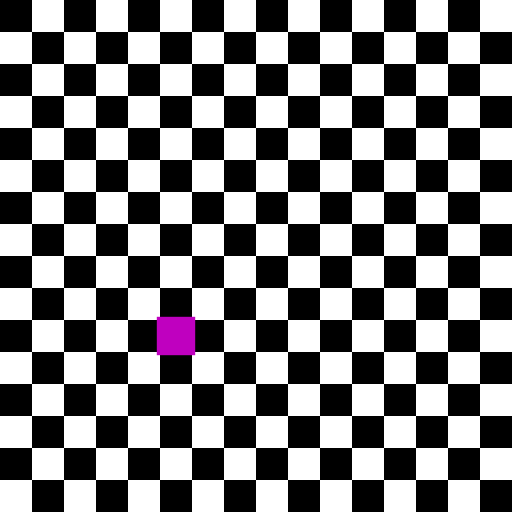
Frame 1 (no input)
Frame 60 (the mouse pressed at the canvas centre just before this capture): identical to frame 1, image omitted
Frame 120 (the mouse held since frame 60 and released just before this capture): identical to frame 1, image omitted

The Processing sketch that drew this single still picture (run headless with seeded random() and noise(); from frame 60 on, the mouse is pressed at the canvas centre):

// Processing sketch: ANI2012H22_Chessboard2
// ── ANI2012H22_Chessboard2.pde
// ANI2012H22_Chessboard2.pde
// Génération d'un échiquier avec animation de la case sélectionnée.

// paramètres
int tileCountX = 16;
int tileCountY = 16;

int colorBlack = 0;
int colorWhite = 255;

color colorSelected = color(191, 0, 191);

// variables
int tileSizeX;
int tileSizeY;

float tilePositionX;
float tilePositionY;

int tileCountTotal;

int selectedTileIndex;

boolean isKeyPressedUp = false;
boolean isKeyPressedDown = false;
boolean isKeyPressedLeft = false;
boolean isKeyPressedRight = false;

boolean isKeyPressedW = false;
boolean isKeyPressedS = false;
boolean isKeyPressedA = false;
boolean isKeyPressedD = false;

void setup()
{
  size(512, 512);
  frameRate(30);

  noStroke();

  // calculer le diamètre des cases en fonction de la résolution de la fenêtre
  tileSizeX = width / tileCountX;
  tileSizeY = height / tileCountY;

  // calculer le nombre de cases
  tileCountTotal = tileCountX * tileCountY;

  // choisir la position sélectionnée au hasard
  selectedTileIndex = int(random(tileCountTotal));
}

void draw()
{
  for (int indexY = 0; indexY < tileCountY; ++indexY)
  {
    for (int indexX = 0; indexX < tileCountX; ++indexX)
    {
      // même principe que l'algorithme de l'exemple précédent, mais en plus compact
      if (indexX % 2 == indexY % 2)
        fill(colorBlack);
      else
        fill(colorWhite);

      tilePositionX = tileSizeX * indexX;
      tilePositionY = tileSizeY * indexY;

      rect(
        tilePositionX,
        tilePositionY,
        tileSizeX,
        tileSizeY);
    }
  }

  // couleur de la case sélectionnée
  fill(colorSelected);

  // dessiner la case sélectionnée plus large que les autres
  rect(
    tileSizeX * (selectedTileIndex % tileCountX) - tileSizeX * 0.1f,
    tileSizeY * (selectedTileIndex / tileCountX) - tileSizeY * 0.1f,
    tileSizeX * 1.2f,
    tileSizeY * 1.2f);

  // mise à jour de la case sélectionnée
  updatePosition();
}

// fonction de mise à jour de la case sélectionnée selon l'interactivité au clavier
void updatePosition()
{
  if (isKeyPressedUp    || isKeyPressedW)
    selectedTileIndex -= tileCountX;
  if (isKeyPressedDown  || isKeyPressedS)
    selectedTileIndex += tileCountX;
  if (isKeyPressedLeft  || isKeyPressedA)
    selectedTileIndex -= 1;
  if (isKeyPressedRight || isKeyPressedD)
    selectedTileIndex += 1;

  if (selectedTileIndex >= tileCountTotal)
    selectedTileIndex -= tileCountTotal;
  else if (selectedTileIndex < 0)
    selectedTileIndex += tileCountTotal;
}

void keyPressed()
{
  updateKeyboard(true);
}

void keyReleased()
{
  updateKeyboard(false);
}

void updateKeyboard(boolean state)
{
  if (keyCode == UP)
    isKeyPressedUp    = state;
  if (keyCode == DOWN)
    isKeyPressedDown  = state;
  if (keyCode == LEFT)
    isKeyPressedLeft  = state;
  if (keyCode == RIGHT)
    isKeyPressedRight = state;
  if (key == 'w' || key == 'W')
    isKeyPressedW     = state;
  if (key == 's' || key == 'S')
    isKeyPressedS     = state;
  if (key == 'a' || key == 'A')
    isKeyPressedA     = state;
  if (key == 'd' || key == 'D')
    isKeyPressedD     = state;
}
